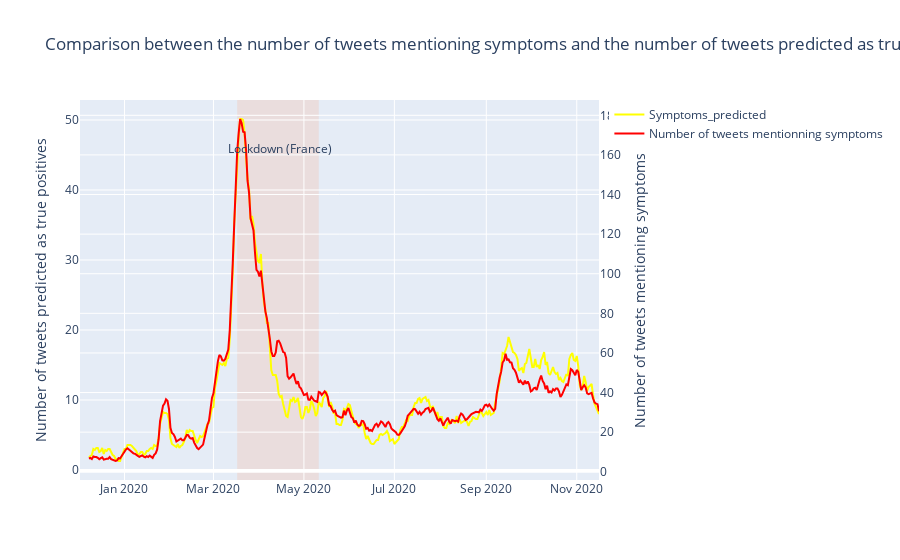

Here is the notebook cell this chart was saved with:
### Code cell
def plot_true_positives() :
    traces=[]


    traces.append(go.Scatter(x = tweets_day['day'], 
                            y = tweets_day['n_true_positive'].rolling(7).mean(),
                            mode = 'lines',
                             name = 'Symptoms_predicted',
                            line=dict(color='yellow'),
                             yaxis='y1'))
    
    traces.append(go.Scatter(x = tweets_day['day'], 
                            y = tweets_day['n_symptom'].rolling(7).mean(),
                            mode = 'lines',
                             name = 'Number of tweets mentionning symptoms',
                            line=dict(color='red'),
                             yaxis='y2'))
    
    layout = go.Layout(title="Comparison between the number of tweets mentioning symptoms and the number of tweets predicted as true positives",
                       yaxis=dict(title='Number of tweets predicted as true positives'),
                       yaxis2=dict(title='Number of tweets mentioning symptoms',
                                   overlaying='y',
                                   side='right'))
    fig = go.Figure(traces, layout)
    
    fig.add_shape(dict(type="rect",
                       yref='paper',
                       x0='2020-03-17',
                       y0=0,
                       x1='2020-05-11',
                       y1=1,
                       fillcolor="LightSalmon",
                       opacity=0.2,
                       layer='below',
                       line_width=0))
    
    fig.update_layout(annotations=[dict(
        x='2020-04-15',
        y=0.9,
        yref="paper",
        text="Lockdown (France)", showarrow=False)])
    
    py.iplot(fig)
plot_true_positives()

### Figure 1 — Plotly figure (JSON) as saved in the notebook; plotly's stock layout.template omitted (floating-point values rounded to 4 significant figures; data arrays with more than 128 entries replaced by an {"elided": "..."} marker saying what was removed)
{"data": [{"line": {"color": "yellow"}, "mode": "lines", "name": "Symptoms_predicted", "type": "scatter", "x": {"elided": "351 str values"}, "y": {"elided": "351 float values"}, "yaxis": "y"}, {"line": {"color": "red"}, "mode": "lines", "name": "Number of tweets mentionning symptoms", "type": "scatter", "x": {"elided": "351 str values"}, "y": {"elided": "351 float values"}, "yaxis": "y2"}], "layout": {"annotations": [{"showarrow": false, "text": "Lockdown (France)", "x": "2020-04-15", "y": 0.9, "yref": "paper"}], "shapes": [{"fillcolor": "LightSalmon", "layer": "below", "line": {"width": 0}, "opacity": 0.2, "type": "rect", "x0": "2020-03-17", "x1": "2020-05-11", "y0": 0, "y1": 1, "yref": "paper"}], "title": {"text": "Comparison between the number of tweets mentioning symptoms and the number of tweets predicted as true positives"}, "yaxis": {"title": {"text": "Number of tweets predicted as true positives"}}, "yaxis2": {"overlaying": "y", "side": "right", "title": {"text": "Number of tweets mentioning symptoms"}}}}
